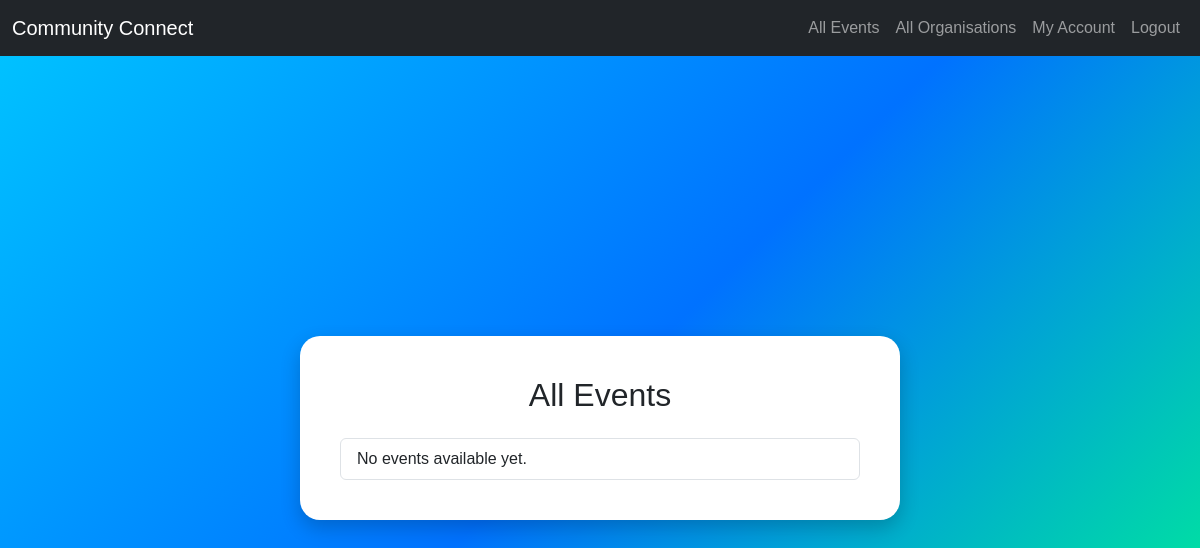
The app's page /events (signed in), older data.
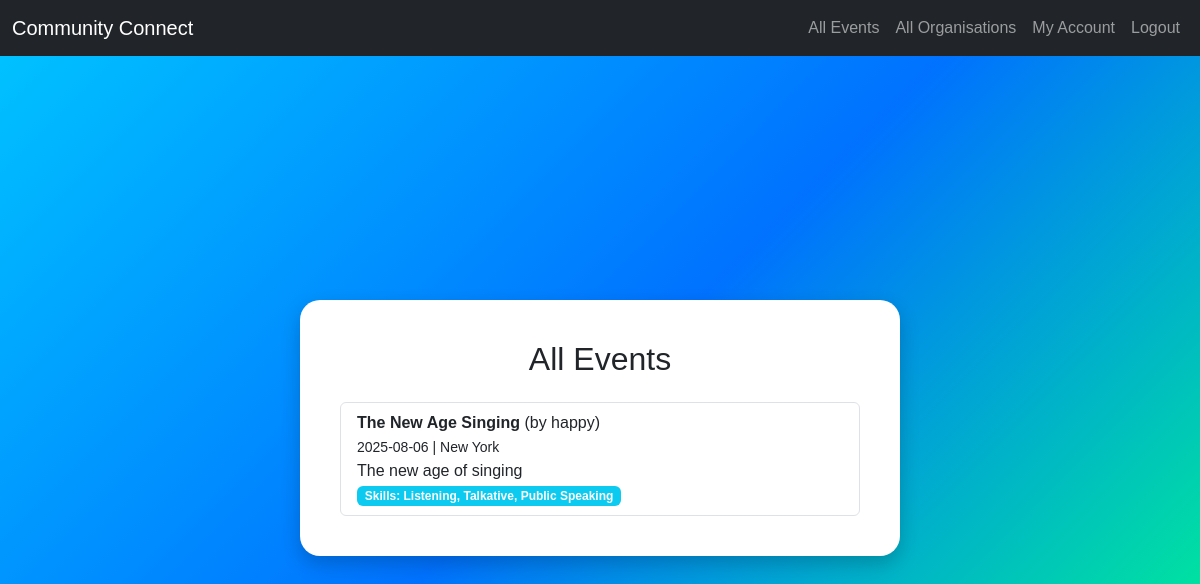
The same page, newer data.
### tables this page shows
CREATE TABLE event (
            event_id INTEGER PRIMARY KEY AUTOINCREMENT,
            organisation_id INTEGER NOT NULL,
            title TEXT NOT NULL,
            description TEXT,
            event_date TIMESTAMP NOT NULL,
            location TEXT,
            max_volunteers INTEGER,
            FOREIGN KEY (organisation_id) REFERENCES organisation(organisation_id) ON DELETE CASCADE
        );

CREATE TABLE organisation (
            organisation_id INTEGER PRIMARY KEY AUTOINCREMENT,
            user_id INTEGER NOT NULL,
            name TEXT NOT NULL,
            description TEXT,
            address TEXT,
            website_url TEXT,
            FOREIGN KEY (user_id) REFERENCES user(user_id) ON DELETE CASCADE
        );

### app.py (the view)
@app.route("/events")
def events():
    if 'user_id' not in session:
        flash("You must be logged in to view events.", "warning")
        return redirect(url_for('login'))
    conn = get_db()
    cursor = conn.cursor()
    cursor.execute('''SELECT e.*, o.name
                      FROM event e
                      JOIN organisation o ON e.organisation_id = o.organisation_id''')
    events = cursor.fetchall()
    event_data = []
    for e in events:
        cursor.execute('''SELECT s.name
                          FROM event_skill es
                          JOIN skill s ON es.skill_id = s.skill_id
                          WHERE es.event_id = ?''', (e['event_id'],))
        skills = [row['name'] for row in cursor.fetchall()]
        event_data.append({**dict(e), "skills": skills})
    conn.close()
    return render_template("events.html", events=event_data, role=session.get('role'))

### app.py (called while the page is built)
def get_db():
    conn = sqlite3.connect(db_path) # Create connection between database and flask
    conn.row_factory = sqlite3.Row # Allows fetching rows as dictionaries
    return conn

### templates/events.html (shortened to what this page needs)
{% extends "layout.html" %}
{% block content %}
<div class="bubble-container">
  <div class="bubble">
    <h2 class="text-center mb-4">All Events</h2>
    <ul class="list-group">
      {% for e in events %}
        <li class="list-group-item">
          <strong>{{ e.title }}</strong> (by {{ e.name }})<br>
          <small>{{ e.event_date }} | {{ e.location }}</small><br>
          <span>{{ e.description }}</span><br>
          {% if e.skills %}
            <span class="badge bg-info">Skills: {{ e.skills|join(", ") }}</span>
          {% endif %}
        </li>
      {% else %}
        <li class="list-group-item">No events available yet.</li>
      {% endfor %}
    </ul>
  </div>
</div>
{% endblock %}

### templates/layout.html (shortened to what this page needs)
<!DOCTYPE html>
<html lang="en">
<head>
    <link rel="stylesheet" href="https://cdn.jsdelivr.net/npm/bootstrap@5.3.0/dist/css/bootstrap.min.css">
</head>
<body>
    <nav class="navbar navbar-expand-lg navbar-dark bg-dark">
    <div class="container-fluid">
        <a class="navbar-brand" href="{{ url_for('index') }}">Community Connect</a>
        <div class="collapse navbar-collapse">
        <ul class="navbar-nav ms-auto">
            {% if not session.get('user_id') %}
            <li class="nav-item"><a class="nav-link" href="{{ url_for('register') }}">Sign Up</a></li>
            <li class="nav-item"><a class="nav-link" href="{{ url_for('login') }}">Login</a></li>
            {% else %}
            <li class="nav-item"><a class="nav-link" href="{{ url_for('events') }}">All Events</a></li>
            {% if session.get('role') == 'organisation' %}
                <li class="nav-item"><a class="nav-link" href="{{ url_for('all_volunteers') }}">All Volunteers</a></li>
            {% elif session.get('role') == 'volunteer' %}
                <li class="nav-item"><a class="nav-link" href="{{ url_for('all_organisations') }}">All Organisations</a></li>
            {% endif %}
            <li class="nav-item"><a class="nav-link" href="{{ url_for('my_account') }}">My Account</a></li>
            <li class="nav-item"><a class="nav-link" href="{{ url_for('logout') }}">Logout</a></li>
            {% endif %}
        </ul>
        </div>
    </div>
    </nav>
    {% block content %}{% endblock %}
</body>
</html>

### templates/layout.html (style rules this page uses)
body { background: linear-gradient(135deg, #00c6ff, #0072ff, #00ff88); min-height: 100vh; margin: 0; font-family: Arial, sans-serif; }
.bubble-container { min-height: calc(100vh - 56px); display: flex; justify-content: center; align-items: center; padding: 20px; }
.bubble { background: white; border-radius: 20px; padding: 40px; box-shadow: 0px 8px 20px rgba(0, 0, 0, 0.2); max-width: 600px; width: 100%; }

Row changes from the older to the newer data that the page shows:
added event: title "The New Age Singing", name "happy", event_date "2025-08-06", location "New York", description "The new age of singing", skills "Listening, Talkative, Public Speaking"
Text that changed along with them:
text no longer shown: "No events available yet."
